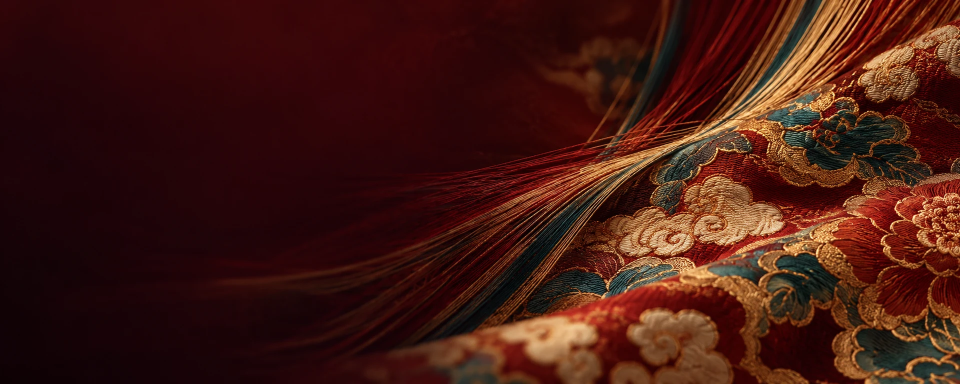
#> input picture assets/yunjin-hero-brocade-v2.webp, 1920 x 768 px (shown at 1/2 size)
$ python evaluate_image_batch.py ../assets out
#> lines starting #> are read from the running program, lines starting #| are printed output that depends on the picture
#> in evaluate, image is the input picture: PIL image 1920x768 RGB; mean R, G, B 67.3, 25.4, 17.7
### src/yunjin_ai/vision.py
from __future__ import annotations

import base64
import colorsys
import io
import ipaddress
import json
import os
import re
from dataclasses import dataclass
from typing import Any
from urllib.error import HTTPError, URLError
from urllib.parse import urlparse
from urllib.request import Request, urlopen

from PIL import Image, ImageChops, ImageFilter, ImageOps, ImageStat

from .dots_runtime import (
    DotsQueueTimeout,
    dots_max_attempts,
    dots_request_slot,
    dots_request_timeout,
    is_retryable_http_status,
    wait_before_retry,
)


@dataclass(frozen=True)
class VisionObservation:
    provider: str
    provider_status: str
    observable_facts: tuple[str, ...]
    tentative_elements: tuple[str, ...]
    retrieval_keywords: tuple[str, ...]
    limitations: tuple[str, ...]
    raw_metrics: dict[str, Any]
    is_textile_related: bool | None = None
    relevance_reason: str = ""


COLOR_NAMES = {
    "红": (185, 55, 55),
    "橙": (210, 125, 45),
    "黄/金": (205, 175, 65),
    "绿": (65, 135, 80),
    "青": (55, 145, 145),
    "蓝": (55, 95, 165),
    "紫": (125, 75, 145),
    "黑/深灰": (35, 35, 35),
    "白/浅灰": (220, 220, 215),
    "棕": (120, 80, 50),
}

DOTS_DEFAULT_BASE_URL = "https://note3-prev-api.askdiandian.com"
DOTS_DEFAULT_VISION_MODEL = "dots3-note-prev"
DOTS_IMAGE_URL_REQUIRED = "Dots 当前需要模型服务可访问的图片 URL"
DOTS_MAX_SOURCE_BYTES = 10 * 1024 * 1024
DOTS_MAX_SENT_IMAGE_BYTES = 2 * 1024 * 1024
DOTS_MAX_IMAGE_DIMENSION = 1600
DOTS_ALLOWED_MIME_TYPES = {"image/jpeg": "JPEG", "image/png": "PNG"}
DOTS_SYSTEM_PROMPT = """你是谨慎的视觉观察助手，只进行可观察视觉分析，不进行文物鉴定。
禁止仅凭图片确定：是否为南京云锦；是否为妆花、织金、库缎等具体工艺；年代；文物名称；真伪；作者或制造者。
不要生成文化事实、历史解释、来源信息、概率或置信度。文化事实将由调用方随后从本地证据知识库检索。
先判断图片的主要对象是否为织物、织锦、刺绣、服饰面料或清晰可观察的纺织纹样主体。
普通海报、网页截图、纯文字、风景、人物、建筑及非纺织商品必须判为不相关；不能因为图片中出现“云锦、文化、历史、传承”等文字就判为相关。
只返回有效 JSON，不要 Markdown。JSON 必须包含布尔字段 is_textile_related、字符串字段 relevance_reason，以及以下字符串数组字段：
subject_pattern_observations、composition、colors、repetition_symmetry、retrieval_keywords、limitations。
当 is_textile_related 为 false 时，retrieval_keywords 必须为空数组，并在 relevance_reason 中简要说明主要对象为何不属于纺织视觉观察范围。
描述必须保持中性、可观察；不确定的视觉元素使用“疑似”“可能”或“视觉上存在”等措辞。
retrieval_keywords 应优先给出与画面直接对应的中性视觉类别，例如“兽形”“鸟形”“花朵”“云纹”；
不得因为外观相似就把兽形直接确定为辟邪、貔貅或其他具体文化对象。
limitations 必须说明该结果不是南京云锦归属、具体工艺、年代、名称、真伪或作者/制造者鉴定。"""


class DotsProviderError(RuntimeError):
    """A user-facing Dots provider failure that is safe to show in the UI."""


class DotsStructuredResponseError(ValueError):
    """Dots returned text that cannot be accepted as the required structured observation."""


def _nearest_color(rgb: tuple[int, int, int]) -> str:
    return min(COLOR_NAMES, key=lambda name: sum((rgb[i] - COLOR_NAMES[name][i]) ** 2 for i in range(3)))


def _dominant_colors(image: Image.Image, count: int = 4) -> list[dict[str, Any]]:
    thumb = image.copy()
    thumb.thumbnail((256, 256))
    quantized = thumb.quantize(colors=count, method=Image.Quantize.MEDIANCUT).convert("RGB")
    colors = quantized.getcolors(maxcolors=256 * 256) or []
    total = sum(pixel_count for pixel_count, _ in colors) or 1
    output = []
    for pixel_count, rgb in sorted(colors, reverse=True)[:count]:
        output.append(
            {
                "name": _nearest_color(rgb),
                "rgb": list(rgb),
                "share": round(pixel_count / total, 3),
            }
        )
    return output


def _similarity(left: Image.Image, right: Image.Image) -> float:
    diff = ImageChops.difference(left, right)
    mean = sum(ImageStat.Stat(diff).mean) / 3
    return max(0.0, min(1.0, 1.0 - mean / 255.0))


def _longest_dense_span(values: list[float], threshold: float, max_gap: int = 5) -> tuple[int, int] | None:
    active = [index for index, value in enumerate(values) if value >= threshold]
    if not active:
        return None
    best = (active[0], active[0] + 1)
    start = previous = active[0]
    for index in active[1:]:
        if index - previous > max_gap + 1:
            if previous + 1 - start > best[1] - best[0]:
                best = (start, previous + 1)
            start = index
        previous = index
    if previous + 1 - start > best[1] - best[0]:
        best = (start, previous + 1)
    return best


def _auto_crop_light_border(image: Image.Image) -> tuple[Image.Image, dict[str, Any]]:
    """Crop a large near-white screenshot frame while preserving ordinary photos.

    The detector searches for the longest dense block of non-white rows first,
    which prevents a caption or a thin horizontal rule below the image from
    expanding the crop. If the detected crop is almost the whole source, the
    original image is kept.
    """
    original = ImageOps.exif_transpose(image).convert("RGB")
    preview = original.copy()
    preview.thumbnail((512, 512))
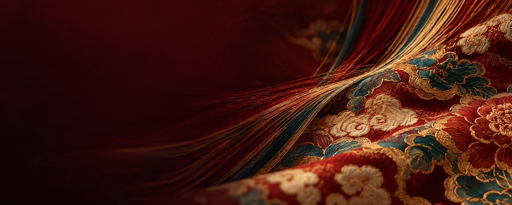
#> preview: PIL image 512x205 RGB; mean R, G, B 67.3, 25.4, 17.7
    pixels = list(preview.getdata())
#> pixels = 104960 items
    width, height = preview.size
#> width = 512; height = 205

    def is_content(pixel: tuple[int, int, int]) -> bool:
        low, high = min(pixel), max(pixel)
        return low < 238 or high - low > 18

    mask = [1 if is_content(pixel) else 0 for pixel in pixels]
#> mask = 104960 items
    row_density = [sum(mask[y * width : (y + 1) * width]) / width for y in range(height)]
#> row_density = 205 values from 1 to 1
    y_span = _longest_dense_span(row_density, 0.08, max_gap=max(3, height // 100))
#> in _longest_dense_span, `active = [index for index, value in enumerate(values) if value >= thre..`: active = 205 values from 0 to 204
#> in _longest_dense_span, `best = (active[0], active[0] + 1)`: best = (0, 1)
#> in _longest_dense_span, `start = previous = active[0]`: start = 0
#> in _longest_dense_span, `best = (start, previous + 1)`: best = (0, 205)
#> y_span = (0, 205)
    if not y_span or y_span[1] - y_span[0] < max(24, int(height * 0.18)):
        return original, {"auto_crop_applied": False}

    y0, y1 = y_span
#> y0 = 0; y1 = 205
    span_height = y1 - y0
#> span_height = 205
    column_density = [
        sum(mask[y * width + x] for y in range(y0, y1)) / span_height
        for x in range(width)
    ]
#> column_density = 512 values from 1 to 1
    x_span = _longest_dense_span(column_density, 0.06, max_gap=max(3, width // 100))
#> x_span = (0, 512)
    if not x_span or x_span[1] - x_span[0] < max(24, int(width * 0.18)):
        return original, {"auto_crop_applied": False}

    x0, x1 = x_span
#> x0 = 0; x1 = 512
    margin_x = max(2, int(width * 0.015))
#> margin_x = 7
    margin_y = max(2, int(height * 0.015))
#> margin_y = 3
    x0, x1 = max(0, x0 - margin_x), min(width, x1 + margin_x)
    y0, y1 = max(0, y0 - margin_y), min(height, y1 + margin_y)
    retained_share = ((x1 - x0) * (y1 - y0)) / max(1, width * height)
#> retained_share = 1
    if retained_share >= 0.90:
        return original, {"auto_crop_applied": False}

    scale_x = original.width / width
    scale_y = original.height / height
    box = (
        max(0, int(x0 * scale_x)),
        max(0, int(y0 * scale_y)),
        min(original.width, int(x1 * scale_x)),
        min(original.height, int(y1 * scale_y)),
    )
    cropped = original.crop(box)
    return cropped, {
        "auto_crop_applied": True,
        "auto_crop_box": list(box),
        "auto_crop_retained_share": round((cropped.width * cropped.height) / (original.width * original.height), 3),
        "original_width": original.width,
        "original_height": original.height,
    }


def analyze_locally(image: Image.Image) -> VisionObservation:
    original = ImageOps.exif_transpose(image).convert("RGB")
    rgb, crop_metadata = _auto_crop_light_border(original)
#> crop_metadata = {'auto_crop_applied': False}
    small = rgb.copy()
    small.thumbnail((384, 384))
    colors = _dominant_colors(small)
#> in _dominant_colors, `thumb.thumbnail((256, 256))`:
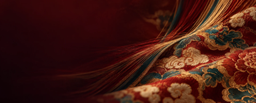
#> thumb: PIL image 256x103 RGB; mean R, G, B 67.3, 25.4, 17.8
#> in _dominant_colors, `quantized = thumb.quantize(colors=count, method=Image.Quantize.MEDIANC..`:
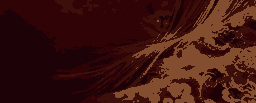
#> quantized: PIL image 256x103 RGB; mean R, G, B 62, 21.3, 15.6
#> in _dominant_colors, `colors = quantized.getcolors(maxcolors=256 * 256) or []`: colors = [(5499, (130, 78, 47)), (7867, (29, 3, 7)), (5255, (61, 15, 10)), (7747, (48, 4, 6))]
#> in _dominant_colors, `total = sum(pixel_count for pixel_count, _ in colors) or 1`: total = 26368
#> the loop in _dominant_colors, `for pixel_count, rgb in sorted(colors, reverse=True)[:count]:` made 4 passes
#> (pixel_count, rgb) on passes 1 to 4: (7867, (29, 3, 7)), (7747, (48, 4, 6)), (5499, (130, 78, 47)), (5255, (61, 15, 10))
#> after the loop in _dominant_colors, `for pixel_count, rgb in sorted(colors, reverse=True)[:count]:`: output = 4 items
#> colors = 4 items
    resized = small.resize((64, 64))
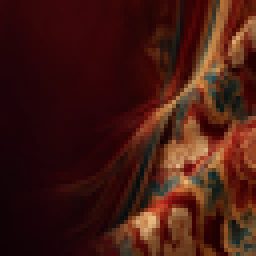
#> resized: PIL image 64x64 RGB (shown 4 times larger); mean R, G, B 67.3, 25.5, 17.8
    get_pixels = getattr(resized, "get_flattened_data", resized.getdata)
    hsv = [colorsys.rgb_to_hsv(*(channel / 255 for channel in pixel)) for pixel in get_pixels()]
#> hsv = 4096 items, first 6: (0.985, 0.898, 0.192), (0.988, 0.894, 0.184), (0.988, 0.889, 0.176), (0.988, 0.889, 0.176), (0.992, 0.891, 0.18), (0.985, 0.898, 0.192)
    mean_saturation = sum(value[1] for value in hsv) / len(hsv)
#> mean_saturation = 0.806
    gray = ImageOps.grayscale(small)
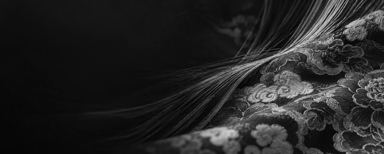
#> gray: PIL image 384x154 L; min 3, max 217, mean 37.1
    edge_mean = ImageStat.Stat(gray.filter(ImageFilter.FIND_EDGES)).mean[0] / 255.0
#> edge_mean = 0.0724
    horizontal_symmetry = _similarity(small, ImageOps.mirror(small))
#> in _similarity, `diff = ImageChops.difference(left, right)`:
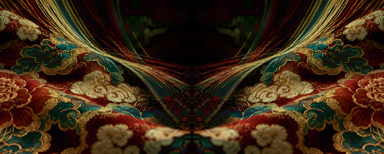
#> diff: PIL image 384x154 RGB; mean R, G, B 60.3, 41.2, 22
#> in _similarity, `mean = sum(ImageStat.Stat(diff).mean) / 3`: mean = 41.18
#> horizontal_symmetry = 0.838
    vertical_symmetry = _similarity(small, ImageOps.flip(small))
#> in _similarity (call 2), `diff = ImageChops.difference(left, right)`:
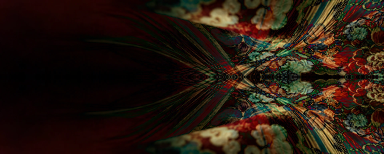
#> diff: PIL image 384x154 RGB; mean R, G, B 38.5, 24.8, 15.1
#> in _similarity (call 2), `mean = sum(ImageStat.Stat(diff).mean) / 3`: mean = 26.13
#> vertical_symmetry = 0.898

    color_text = "、".join(f"{row['name']}（RGB {tuple(row['rgb'])}）" for row in colors[:3])
    observable = [f"算法提取的主要色群为：{color_text}。"]
    if crop_metadata.get("auto_crop_applied"):
        observable.insert(0, "检测到大面积浅色截图边框，已先裁取主要画面区域再分析。")
    observable.append("画面综合色彩较鲜明。" if mean_saturation >= 0.42 else "画面综合色彩相对克制。")
    symmetry = max(horizontal_symmetry, vertical_symmetry)
#> symmetry = 0.898
    if symmetry >= 0.78:
        observable.append("低分辨率像素比较显示画面具有较明显的镜像相似性，可作为“疑似对称结构”观察。")
    elif symmetry >= 0.62:
        observable.append("低分辨率像素比较显示一定镜像相似性，但不足以断言为严格对称纹样。")
    else:
        observable.append("像素比较未显示强镜像相似性；这不排除局部对称或重复。")
    observable.append("边缘变化较丰富，可能存在较密集的轮廓/纹理。" if edge_mean >= 0.16 else "整体边缘变化较平缓。")

    keywords = [row["name"].split("/")[0] for row in colors[:3]]
#> keywords = ['黑', '黑', '棕']
    keywords.extend(["纹样", "构图"])
    if symmetry >= 0.62:
        keywords.extend(["对称", "重复"])
    return VisionObservation(
        provider="local_cv",
        provider_status="已实测的本地图像统计 fallback",
        observable_facts=tuple(observable),
        tentative_elements=(),
        retrieval_keywords=tuple(dict.fromkeys(keywords)),
        limitations=(
            "本地 fallback 只做颜色、边缘与镜像相似性统计，不识别动物、植物、工艺、年代或对象名称。",
            "这些数值是图像描述指标，不是分类概率或模型置信度。",
            "分析结果不能证明图片属于南京云锦。",
        ),
        raw_metrics={
            "width": original.width,
            "height": original.height,
            "analysis_width": rgb.width,
            "analysis_height": rgb.height,
            "dominant_colors": colors,
            "mean_saturation": round(mean_saturation, 3),
            "horizontal_mirror_similarity": round(horizontal_symmetry, 3),
            "vertical_mirror_similarity": round(vertical_symmetry, 3),
            "edge_density_proxy": round(edge_mean, 3),
            **crop_metadata,
        },
    )


def dots_is_configured() -> bool:
    return bool(os.getenv("DOTS_API_KEY"))


# [94 lines left out: functions _dots_base_url, _validate_dots_image_url, _image_bytes_match_mime, _encode_image, _prepare_dots_data_url, not called in this run]


DOTS_REQUIRED_FIELDS = (
    "subject_pattern_observations",
    "composition",
    "colors",
    "repetition_symmetry",
    "retrieval_keywords",
    "limitations",
)
DOTS_FIELD_ALIASES = {
    "subject_pattern_observations": (
        "subject_pattern_observations",
        "subject_observations",
        "pattern_observations",
        "observable_subject_patterns",
    ),
    "composition": ("composition", "composition_observations"),
    "colors": ("colors", "color_observations"),
    "repetition_symmetry": ("repetition_symmetry", "symmetry_observations", "repetition_observations"),
    "retrieval_keywords": ("retrieval_keywords", "keywords"),
    "limitations": ("limitations", "limits"),
}


# [93 lines left out: functions _strip_markdown_json_fence, _extract_single_json_object, _normalize_dots_payload, _json_object_from_model_text, _string_list, _dots_http_error_message, not called in this run]


def _is_retryable_http_status(status_code: int) -> bool:
    return is_retryable_http_status(status_code)


# [172 lines left out: functions analyze_with_dots, _local_fallback_after_dots, analyze_image, not called in this run]

### scripts/evaluate_image_batch.py
"""Evaluate local image-analysis robustness without claiming classification accuracy."""
from __future__ import annotations

import argparse
import csv
import json
import sys
import time
from pathlib import Path

from PIL import Image, UnidentifiedImageError


ROOT = Path(__file__).resolve().parents[1]
sys.path.insert(0, str(ROOT / "src"))

from yunjin_ai.vision import analyze_locally


SUPPORTED_SUFFIXES = {".jpg", ".jpeg", ".png", ".webp"}


def evaluate(input_dir: Path) -> tuple[list[dict[str, object]], dict[str, object]]:
    paths = sorted(path for path in input_dir.rglob("*") if path.suffix.lower() in SUPPORTED_SUFFIXES)
    rows: list[dict[str, object]] = []
    started = time.perf_counter()
    for index, path in enumerate(paths, 1):
        row: dict[str, object] = {"index": index, "file": path.name, "status": "failed"}
        item_started = time.perf_counter()
        try:
            with Image.open(path) as image:
                result = analyze_locally(image)
            colors = result.raw_metrics["dominant_colors"]
#> colors = 4 items
            row.update(
                status="success",
                width=result.raw_metrics["width"],
                height=result.raw_metrics["height"],
                seconds=round(time.perf_counter() - item_started, 4),
                dominant_color=colors[0]["name"] if colors else "",
                dominant_color_share=colors[0]["share"] if colors else "",
                mean_saturation=result.raw_metrics["mean_saturation"],
                horizontal_mirror_similarity=result.raw_metrics["horizontal_mirror_similarity"],
                vertical_mirror_similarity=result.raw_metrics["vertical_mirror_similarity"],
                edge_density_proxy=result.raw_metrics["edge_density_proxy"],
                observable_facts=" | ".join(result.observable_facts),
                error="",
            )
        except (OSError, ValueError, UnidentifiedImageError) as exc:
            row.update(seconds=round(time.perf_counter() - item_started, 4), error=str(exc))
        rows.append(row)

    successes = [row for row in rows if row["status"] == "success"]
#> successes = 1 item
    light_dominant = [row for row in successes if row["dominant_color"] == "白/浅灰"]
#> light_dominant = []
    summary = {
        "image_count": len(rows),
        "success_count": len(successes),
        "failure_count": len(rows) - len(successes),
        "pipeline_success_rate": round(len(successes) / len(rows), 4) if rows else 0.0,
        "total_seconds": round(time.perf_counter() - started, 3),
        "mean_seconds_per_image": round(
            sum(float(row["seconds"]) for row in successes) / len(successes), 4
        ) if successes else None,
        "light_background_dominant_count": len(light_dominant),
        "evaluation_scope": (
            "This is a local pipeline robustness and descriptive-output test. "
            "It is not classification accuracy because no expert ground-truth labels were supplied."
        ),
    }
    return rows, summary


def main() -> None:
    parser = argparse.ArgumentParser()
    parser.add_argument("input_dir", type=Path)
    parser.add_argument("output_dir", type=Path)
    args = parser.parse_args()
    args.output_dir.mkdir(parents=True, exist_ok=True)
    rows, summary = evaluate(args.input_dir)
#> rows = 1 item; summary = 8 items
    fieldnames = sorted({key for row in rows for key in row})
#> fieldnames = ['dominant_color', 'dominant_color_share', 'edge_density_proxy', 'error', 'file', 'height', 'horizontal_mirror_similarity', 'index', 'mean_saturation', 'observable_facts', 'seconds', 'status', 'vertical_mirror_similarity', 'width']
    with (args.output_dir / "image_test_results.csv").open("w", newline="", encoding="utf-8-sig") as handle:
        writer = csv.DictWriter(handle, fieldnames=fieldnames)
        writer.writeheader()
        writer.writerows(rows)
    (args.output_dir / "image_test_summary.json").write_text(
        json.dumps(summary, ensure_ascii=False, indent=2), encoding="utf-8"
    )
    print(json.dumps(summary, ensure_ascii=False, indent=2))
#| {
#|   "image_count": 1,
#|   "success_count": 1,
#|   "failure_count": 0,
#|   "pipeline_success_rate": 1.0,
#|   "total_seconds": 1.117,
#|   "mean_seconds_per_image": 1.1167,
#|   "light_background_dominant_count": 0,
#|   "evaluation_scope": "This is a local pipeline robustness and descriptive-output test. It is not classification accuracy because no expert ground-truth labels were supplied."
#| }


if __name__ == "__main__":
    main()
